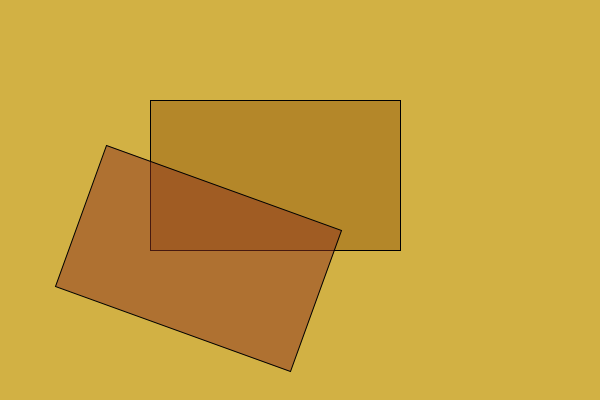
Frame 1 (no input)
Frame 60 (the mouse pressed at the canvas centre just before this capture): identical to frame 1, image omitted
Frame 120 (the mouse held since frame 60 and released just before this capture): identical to frame 1, image omitted

The Processing sketch that drew this single still picture (run headless with seeded random() and noise(); from frame 60 on, the mouse is pressed at the canvas centre):

// Processing sketch: box3
// ── box3.pde
void setup() {
   size(600, 400);
}

void draw() {
   background(210, 177, 68);
   fill(149, 93, 13, 128);
   rect(150, 100, 250, 150);    
   fill(139, 49, 30, 128);
   rotate(radians(20));
   rect(150, 100, 250, 150);
}
